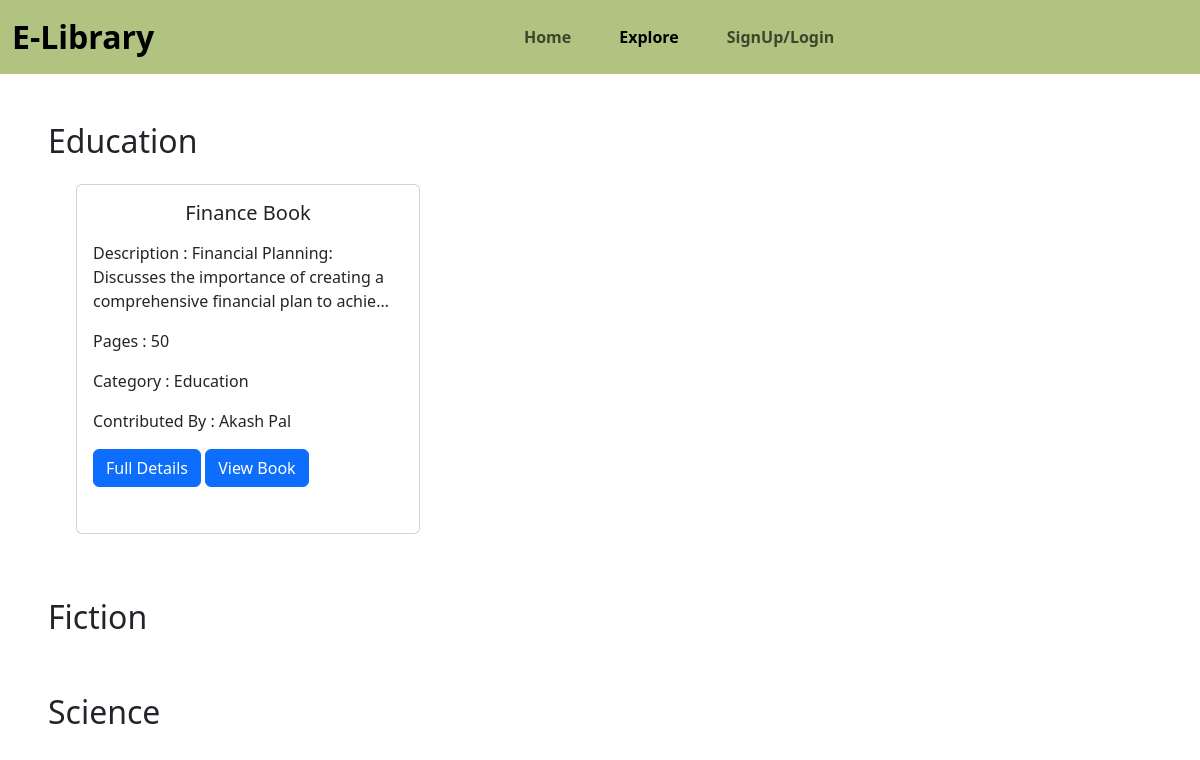
/explore, run on the app's committed database.
### elibrary_app/models.py (models this page shows, shortened)
class EBooksModel(models.Model):
    title = models.CharField(max_length = 80)
    summary = models.TextField(max_length=2000)
    pages = models.CharField(max_length=80)
    pdf = models.FileField(upload_to='pdfs/')
    author = models.CharField(max_length=80)
    category = models.CharField(max_length=80)
    author_id = models.IntegerField(default=0)

### elibrary_app/views.py (the view)
# urls.py: path('explore', views.explore, name='explore'),
def explore(request):
    edu_books = EBooksModel.objects.filter(category='Education')
    fiction_books = EBooksModel.objects.filter(category='Fiction')
    science_books = EBooksModel.objects.filter(category='Science')
    return render(request, 'explore.html',{'edu_books':edu_books,'fiction_books':fiction_books,'science_books':science_books})

### templates/explore.html (shortened to what this page needs)
{% load static %}
<!doctype html>
<html lang="en">
  <head>
    <link href="https://cdn.jsdelivr.net/npm/bootstrap@5.3.2/dist/css/bootstrap.min.css" rel="stylesheet">
    <link rel="stylesheet" href="{% static 'css/style.css' %}"/>
</head>
  <body>
    <section class="navbar--section">
      <nav class="navbar navbar-expand-lg ">
        <div class="container-fluid">
          <a class="navbar-brand" href="#">E-Library</a>
          <div class="collapse navbar-collapse justify-content-center" id="navbarNav">
            <ul class="navbar-nav">
              <li class="nav-item">
                <a class=" nav-link " aria-current="page" href="/">Home</a>
              </li>
              <li class="nav-item">
                <a class="nav-link active" href="/explore">Explore</a>
              </li>
              {% if user.is_authenticated %}
              <li class="nav-item">
                <a class="nav-link" href="logout">Logout</a>
              </li>
              {% else %}
              <li class="nav-item">
                <a class="nav-link" href="register">SignUp/Login</a>
              </li>
              {% endif %}
            </ul>
          </div>
        </div>
      </nav>
    </section>
    <section class="explore--education--category m-5 ">
        <h2>Education</h2>
      <div class="container">
        <div class="row">
        {% for book in edu_books %}
                <div class="col-lg-4 m-3">
                    <div class="card" style="height: 350px;">
                    <div class="card-body">
                        <h5 class="card-title text-center mb-3">{{book.title}}</h5>
                        <p class="card-text">Description : {{ book.summary|truncatechars:100 }}</p>
                        <p class="card-text">Pages : {{book.pages}}</p>
                        <p class="card-text">Category : {{book.category}}</p>
                        <p class="card-text">Contributed By : {{book.author}}</p>
                        <a href="{% url 'viewBook' book.id %}" class="btn btn-primary">Full Details</a>
                        <a href="{{book.pdf.url}}" class="btn btn-primary">View Book</a>
                    </div>
                    </div>
                </div>
        {% endfor %}
      </div>
    </div>
    </section>
   <section class="explore--education--category m-5 ">
        <h2>Fiction</h2>
    </section>
    <section class="explore--education--category m-5">
        <h2>Science</h2>
    </section>
  </body>
</html>

### static/css/style.css (style rules this page uses)
.navbar { background-color: #B1C381; font-weight: 600; }
.nav-link { margin: 0 1rem; }
.navbar-brand { font-size: 2rem; }

### data on the page
EBooksModel: title "Finance Book", summary "Financial Planning: Discusses the importance of creating a comprehensive financial plan to achie…", pages "50", category "Education", author "Akash Pal"
